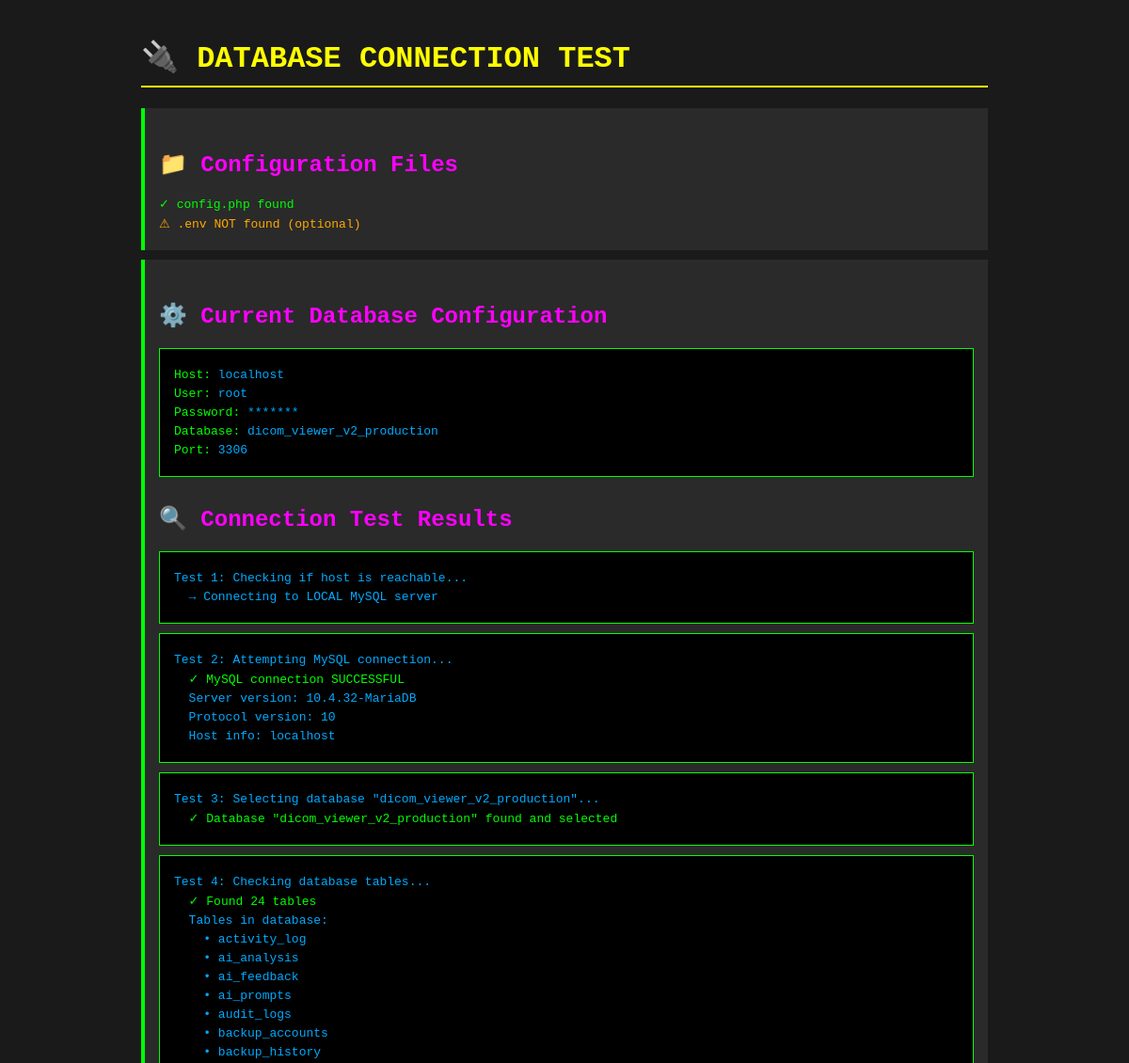
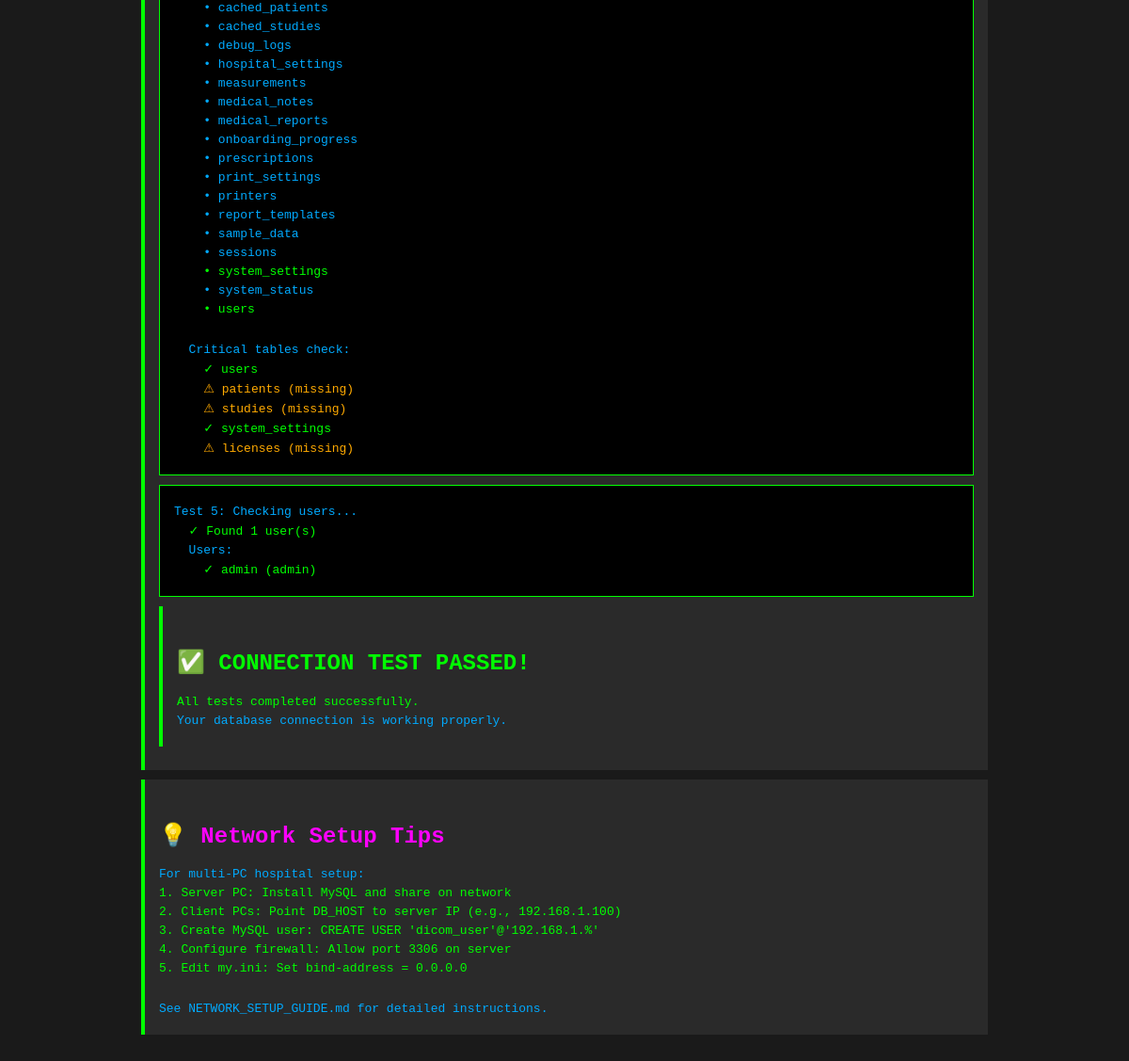
Page /test_connection.php (signed in) on the committed database (2 pictures, top to bottom).
### tables this page shows
CREATE TABLE IF NOT EXISTS `users` (
  `id` int(11) UNSIGNED NOT NULL AUTO_INCREMENT,
  `username` varchar(50) NOT NULL,
  `password_hash` varchar(255) NOT NULL,
  `full_name` varchar(100) DEFAULT NULL,
  `email` varchar(100) DEFAULT NULL,
  `role` enum('admin','doctor','viewer') NOT NULL DEFAULT 'viewer',
  `is_active` tinyint(1) NOT NULL DEFAULT 1,
  `last_login` datetime DEFAULT NULL,
  `created_at` timestamp NOT NULL DEFAULT CURRENT_TIMESTAMP,
  `updated_at` timestamp NOT NULL DEFAULT CURRENT_TIMESTAMP ON UPDATE CURRENT_TIMESTAMP,
  PRIMARY KEY (`id`),
  UNIQUE KEY `username` (`username`),
  UNIQUE KEY `email` (`email`)
);

### www/includes/config.php (called while the page is built, shortened)
<?php
$scriptDir = __DIR__;
$wwwDir = dirname($scriptDir);
$desktopDir = dirname($wwwDir);
$configDir = $desktopDir . '/config';
$envFile = $configDir . '/.env';

### www/test_connection.php (the view, shortened to what this page needs)
<!DOCTYPE html>
<html>
<head>
</head>
<body>
    <h1>🔌 DATABASE CONNECTION TEST</h1>
<?php
$configFile = __DIR__ . '/includes/config.php';
$envFile = __DIR__ . '/.env';
echo '<div class="section">';
echo '<h2>📁 Configuration Files</h2>';
if (file_exists($configFile)) {
    echo '<pre class="success">✓ config.php found</pre>';
} else {
    echo '<pre class="error">✗ config.php NOT found</pre>';
}
if (file_exists($envFile)) {
    echo '<pre class="success">✓ .env found</pre>';
} else {
    echo '<pre class="warning">⚠ .env NOT found (optional)</pre>';
}
echo '</div>';
echo '<div class="section">';
echo '<h2>⚙️ Current Database Configuration</h2>';
if (defined('DB_HOST')) {
    echo '<div class="config-box">';
    echo '<pre>Host: <span class="info">' . DB_HOST . '</span></pre>';
    echo '<pre>User: <span class="info">' . DB_USER . '</span></pre>';
    echo '<pre>Password: <span class="info">' . str_repeat('*', strlen(DB_PASS)) . '</span></pre>';
    echo '<pre>Database: <span class="info">' . DB_NAME . '</span></pre>';
    echo '<pre>Port: <span class="info">' . (defined('DB_PORT') ? DB_PORT : '3306') . '</span></pre>';
    echo '</div>';
    echo '<h2>🔍 Connection Test Results</h2>';
    try {
        $host = DB_HOST;
        $user = DB_USER;
        $pass = DB_PASS;
        $db = DB_NAME;
        $port = defined('DB_PORT') ? DB_PORT : 3306;
        echo '<div class="config-box">';
        echo '<pre class="info">Test 1: Checking if host is reachable...</pre>';
        if ($host === 'localhost' || $host === '127.0.0.1') {
            echo '<pre class="info">  → Connecting to LOCAL MySQL server</pre>';
        }
        echo '</div>';
        echo '<div class="config-box">';
        echo '<pre class="info">Test 2: Attempting MySQL connection...</pre>';
        $conn = @new mysqli($host, $user, $pass, '', $port);
        echo '<pre class="success">  ✓ MySQL connection SUCCESSFUL</pre>';
        echo '<pre class="info">  Server version: ' . $conn->server_info . '</pre>';
        echo '<pre class="info">  Protocol version: ' . $conn->protocol_version . '</pre>';
        echo '<pre class="info">  Host info: ' . $conn->host_info . '</pre>';
        echo '</div>';
        echo '<div class="config-box">';
        echo '<pre class="info">Test 3: Selecting database "' . $db . '"...</pre>';
        if (!$conn->select_db($db)) {
            echo '<pre class="error">  ✗ Database "' . $db . '" NOT found</pre>';
            echo '<pre class="warning">  ⚠ Database needs to be created</pre>';
            $result = $conn->query("SHOW DATABASES");
            if ($result) {
                echo '<pre class="info">  Available databases:</pre>';
                while ($row = $result->fetch_array()) {
                    echo '<pre>    • ' . htmlspecialchars($row[0]) . '</pre>';
                }
            }
        } else {
            echo '<pre class="success">  ✓ Database "' . $db . '" found and selected</pre>';
            echo '</div>';
            echo '<div class="config-box">';
            echo '<pre class="info">Test 4: Checking database tables...</pre>';
            $result = $conn->query("SHOW TABLES");
            if ($result) {
                $tableCount = $result->num_rows;
                echo '<pre class="success">  ✓ Found ' . $tableCount . ' tables</pre>';
                if ($tableCount > 0) {
                    echo '<pre class="info">  Tables in database:</pre>';
                    $importantTables = ['users', 'patients', 'studies', 'system_settings', 'licenses'];
                    $foundTables = [];
                    while ($row = $result->fetch_array()) {
                        $tableName = $row[0];
                        $foundTables[] = $tableName;
                        $isImportant = in_array($tableName, $importantTables);
                        $color = $isImportant ? 'success' : 'info';
                        echo '<pre class="' . $color . '">    • ' . htmlspecialchars($tableName) . '</pre>';
                    }
                    echo '<br><pre class="info">  Critical tables check:</pre>';
                    foreach ($importantTables as $table) {
                        if (in_array($table, $foundTables)) {
                            echo '<pre class="success">    ✓ ' . $table . '</pre>';
                        } else {
                            echo '<pre class="warning">    ⚠ ' . $table . ' (missing)</pre>';
                        }
                    }
                } else {
                    echo '<pre class="warning">  ⚠ Database is empty (no tables)</pre>';
                    echo '<pre class="info">  → Run migrations to create tables</pre>';
                }
            }
        }
        echo '</div>';
        if ($conn->select_db($db)) {
            echo '<div class="config-box">';
            echo '<pre class="info">Test 5: Checking users...</pre>';
            $result = @$conn->query("SELECT COUNT(*) as cnt FROM users");
            if ($result) {
                $row = $result->fetch_assoc();
                $userCount = $row['cnt'];
                if ($userCount > 0) {
                    echo '<pre class="success">  ✓ Found ' . $userCount . ' user(s)</pre>';
                    $result = $conn->query("SELECT username, role, is_active FROM users LIMIT 10");
                    if ($result) {
                        echo '<pre class="info">  Users:</pre>';
                        while ($row = $result->fetch_assoc()) {
                            $status = $row['is_active'] ? '✓' : '✗';
                            echo '<pre>    ' . $status . ' ' . htmlspecialchars($row['username']) . ' (' . htmlspecialchars($row['role']) . ')</pre>';
                        }
                    }
                } else {
                    echo '<pre class="warning">  ⚠ No users found</pre>';
                    echo '<pre class="info">  → Create users via manage_users.php</pre>';
                }
            } else {
                echo '<pre class="warning">  ⚠ Users table not found or accessible</pre>';
            }
            echo '</div>';
        }
        echo '<div class="section">';
        echo '<h2 class="success">✅ CONNECTION TEST PASSED!</h2>';
        echo '<pre class="success">All tests completed successfully.</pre>';
        echo '<pre class="info">Your database connection is working properly.</pre>';
        echo '</div>';
    } catch (Exception $e) {
        echo '<div class="section">';
        echo '<h2 class="error">❌ CONNECTION TEST FAILED</h2>';
        echo '<pre class="error">' . htmlspecialchars($e->getMessage()) . '</pre>';
        echo '</div>';
    }
}
echo '</div>';
echo '<div class="section">';
echo '<h2>💡 Network Setup Tips</h2>';
echo '<pre class="info">For multi-PC hospital setup:</pre>';
echo '<pre>1. Server PC: Install MySQL and share on network</pre>';
echo '<pre>2. Client PCs: Point DB_HOST to server IP (e.g., 192.168.1.100)</pre>';
echo '<pre>3. Create MySQL user: CREATE USER \'dicom_user\'@\'192.168.1.%\'</pre>';
echo '<pre>4. Configure firewall: Allow port 3306 on server</pre>';
echo '<pre>5. Edit my.ini: Set bind-address = 0.0.0.0</pre>';
echo '<br>';
echo '<pre class="info">See NETWORK_SETUP_GUIDE.md for detailed instructions.</pre>';
echo '</div>';
?>
</body>
</html>

### www/test_connection.php (style rules this page uses)
body { font-family: 'Courier New', monospace; background: #1a1a1a; color: #00ff00; padding: 20px; max-width: 900px; margin: 0 auto; }
.success { color: #00ff00; }
.warning { color: #ffaa00; }
.info { color: #00aaff; }
h1 { color: #ffff00; border-bottom: 2px solid #ffff00; padding-bottom: 10px; }
h2 { color: #ff00ff; margin-top: 30px; }
.section { background: #2a2a2a; padding: 15px; margin: 10px 0; border-left: 4px solid #00ff00; }
pre { margin: 5px 0; }
.config-box { background: #000; border: 1px solid #00ff00; padding: 15px; margin: 10px 0; }

### rows in the picture
users: is_active "✓", username "admin", role "admin"

### other values in the picture
DB_HOST "localhost"
DB_USER "root"
str_repeat('*', strlen(DB_PASS)) "*******"
DB_NAME "dicom_viewer_v2_production"
DB_PORT "3306"
$conn->server_info "10.4.32-MariaDB"
$conn->protocol_version "10"
$conn->host_info "localhost"
$db "dicom_viewer_v2_production"
$tableCount "24"
$tableName "activity_log"
$tableName "ai_analysis"
$tableName "ai_feedback"
$tableName "ai_prompts"
$tableName "audit_logs"
